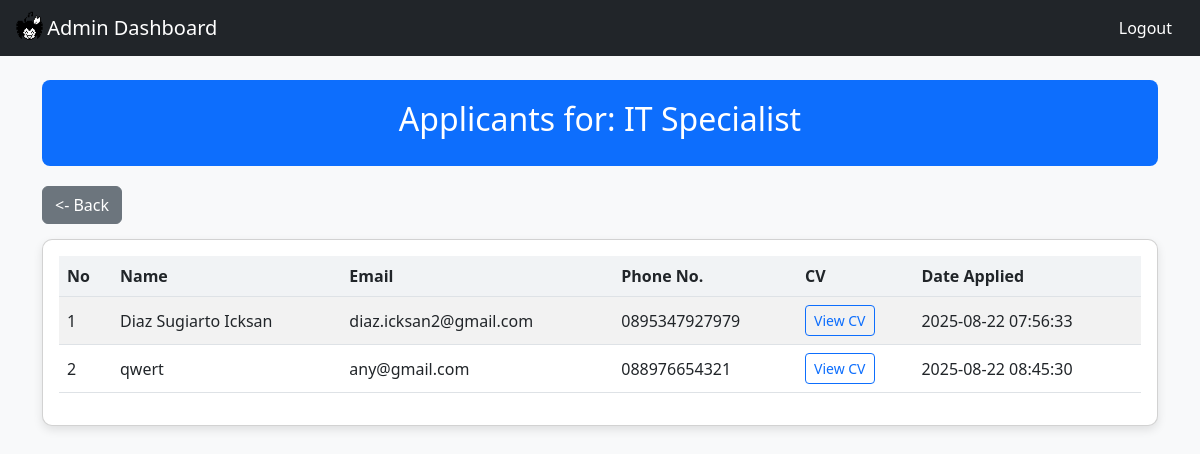
The page /crud/view_applicant.php?job_id=8 on the database its author committed.
### tables this page shows
CREATE TABLE `jobs` (
  `job_id` int(11) NOT NULL,
  `title` varchar(100) NOT NULL,
  `description` text NOT NULL,
  `requirements` text DEFAULT NULL,
  `location` varchar(100) DEFAULT NULL,
  `salary` varchar(50) DEFAULT NULL,
  `date_posted` timestamp NOT NULL DEFAULT current_timestamp()
);

CREATE TABLE `applications` (
  `app_id` int(11) NOT NULL,
  `job_id` int(11) NOT NULL,
  `user_id` int(11) NOT NULL,
  `name` varchar(100) NOT NULL,
  `email` varchar(100) NOT NULL,
  `phone` varchar(20) DEFAULT NULL,
  `cv_file` varchar(255) DEFAULT NULL,
  `date_applied` timestamp NOT NULL DEFAULT current_timestamp()
);

### crud/view_applicant.php (the view, shortened to what this page needs)
<?php
include 'connection.php';
$job_id = intval($_GET['job_id']);
$query_job = "SELECT title FROM jobs WHERE job_id = $job_id";
$result_job = mysqli_query($conn, $query_job);
$job = mysqli_fetch_assoc($result_job);
$job_title = $job ? $job['title'] : "Unknown Job";
$query = "SELECT * FROM applications WHERE job_id = $job_id";
$result = mysqli_query($conn, $query);
$no = 1;
?>
<!DOCTYPE html>
<html lang="en">
<head>
  <link href="https://cdn.jsdelivr.net/npm/bootstrap@5.3.0/dist/css/bootstrap.min.css" rel="stylesheet">
</head>
<body>
  <nav class="navbar navbar-expand-lg navbar-dark bg-dark">
    <div class="container-fluid">
          <img src="../img/teto_black.gif" alt="footer_gif" style="width: 3%; height: auto;">
      <a class="navbar-brand" href="../admin_page.php">Admin Dashboard</a>
      <div class="collapse navbar-collapse justify-content-end" id="navbarNav">
        <ul class="navbar-nav">
          <li class="nav-item">
            <a class="nav-link btn btn-danger btn-sm text-white px-3" href="logout.php">Logout</a>
          </li>
        </ul>
      </div>
    </div>
  </nav>
  <div class="container my-4">
    <div class="page-header">
      <h2>Applicants for: <?= htmlspecialchars($job_title) ?></h2>
    </div>
    <a href="../admin_page.php" class="btn btn-secondary btn-back"><- Back</a>
    <div class="card p-3">
      <div class="table-responsive">
        <table class="table table-striped align-middle">
          <thead>
            <tr>
              <th>No</th>
              <th>Name</th>
              <th>Email</th>
              <th>Phone No.</th>
              <th>CV</th>
              <th>Date Applied</th>
            </tr>
          </thead>
          <tbody>
            <?php while ($row = mysqli_fetch_array($result)): ?>
            <tr>
              <td><?= $no ?></td>
              <td><?= htmlspecialchars($row['name']) ?></td>
              <td><?= htmlspecialchars($row['email']) ?></td>
              <td><?= htmlspecialchars($row['phone']) ?></td>
              <td><a class="btn btn-sm btn-outline-primary" href="uploads/cv/<?= htmlspecialchars($row['cv_file']) ?>" target="_blank">View CV</a></td>
              <td><?= htmlspecialchars($row['date_applied']) ?></td>
            </tr>
            <?php $no++; endwhile; ?>
          </tbody>
        </table>
      </div>
    </div>
  </div>
</body>
</html>

### crud/view_applicant.php (style rules this page uses)
body { background-color: #f8f9fa; }
.page-header { background: #0d6efd; color: white; padding: 20px; border-radius: 8px; margin-bottom: 20px; text-align: center; }
.card { border-radius: 10px; box-shadow: 0 4px 10px rgba(0,0,0,0.1); }
.table th { background-color: #f1f3f5; }
.btn-back { margin-bottom: 15px; }

### rows shown on the page
jobs: title "IT Specialist"
applications: name "Diaz Sugiarto Icksan", email "diaz.icksan2@gmail.com", phone "0895347927979", date_applied "2025-08-22 07:56:33"
applications: name "qwert", email "any@gmail.com", phone "088976654321", date_applied "2025-08-22 08:45:30"
